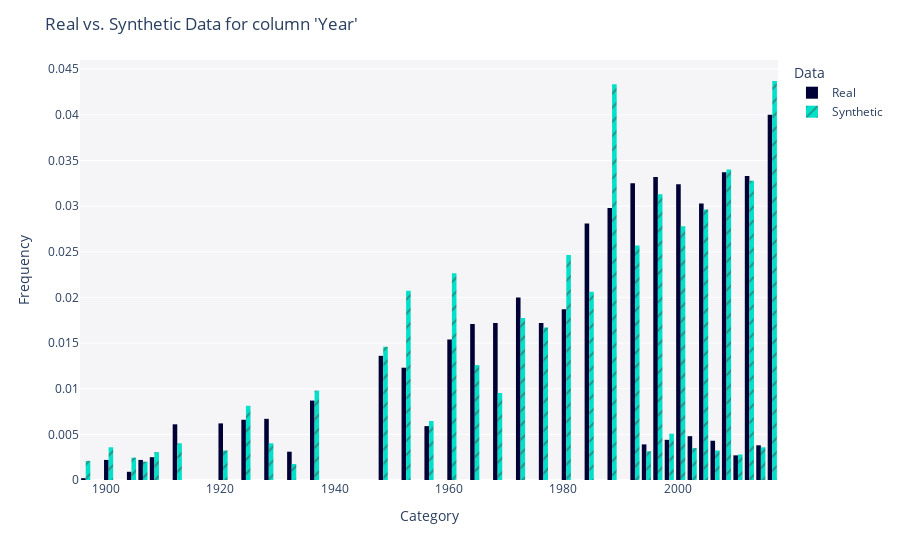

The notebook cell saved with this chart:
### Code cell
get_column_plot(
    real_data=df_real,
    synthetic_data=df_fake,
    metadata=metadata,
    column_name='Year'
)

### Figure 1 — Plotly figure (JSON) as saved in the notebook; plotly's stock layout.template omitted (floating-point values rounded to 4 significant figures; data arrays with more than 128 entries replaced by an {"elided": "..."} marker saying what was removed)
{"data": [{"alignmentgroup": "True", "bingroup": "x", "histnorm": "probability density", "hovertemplate": "<b>Real</b><br>Frequency: %{y}<extra></extra>", "legendgroup": "Real", "marker": {"color": "#000036", "pattern": {"shape": ""}}, "name": "Real", "offsetgroup": "Real", "orientation": "v", "showlegend": true, "type": "histogram", "x": {"elided": "5000 int values"}, "xaxis": "x", "yaxis": "y"}, {"alignmentgroup": "True", "bingroup": "x", "histnorm": "probability density", "hovertemplate": "<b>Synthetic</b><br>Frequency: %{y}<extra></extra>", "legendgroup": "Synthetic", "marker": {"color": "#01E0C9", "pattern": {"shape": "/"}}, "name": "Synthetic", "offsetgroup": "Synthetic", "orientation": "v", "showlegend": true, "type": "histogram", "x": {"elided": "5720 str values"}, "xaxis": "x", "yaxis": "y"}], "layout": {"barmode": "group", "legend": {"title": {"text": "Data"}, "tracegroupgap": 0}, "margin": {"t": 60}, "plot_bgcolor": "#F5F5F8", "title": {"text": "Real vs. Synthetic Data for column 'Year'"}, "xaxis": {"anchor": "y", "domain": [0, 1], "title": {"text": "Category"}}, "yaxis": {"anchor": "x", "domain": [0, 1], "title": {"text": "Frequency"}}}}
